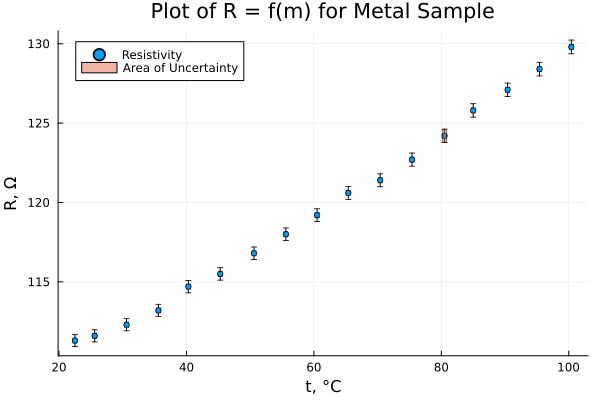

Source code (Julia):
using Plots
include("data.jl")

x = frame[!, :temperature]
y = frame[!, :first]

xerr = fill(μt, length(x))
yerr = μΩ.(y)

scatter(x, y, xerr=xerr, yerr=yerr, markersize=3, label="Resistivity")
xlabel!("t, °C")
ylabel!("R, Ω")
title!("Plot of R = f(m) for Metal Sample")

plot!(μrect(x[13], y[13], xerr[13], yerr[13]), opacity=0.5, label="Area of Uncertainty")

savefig("metal.png")